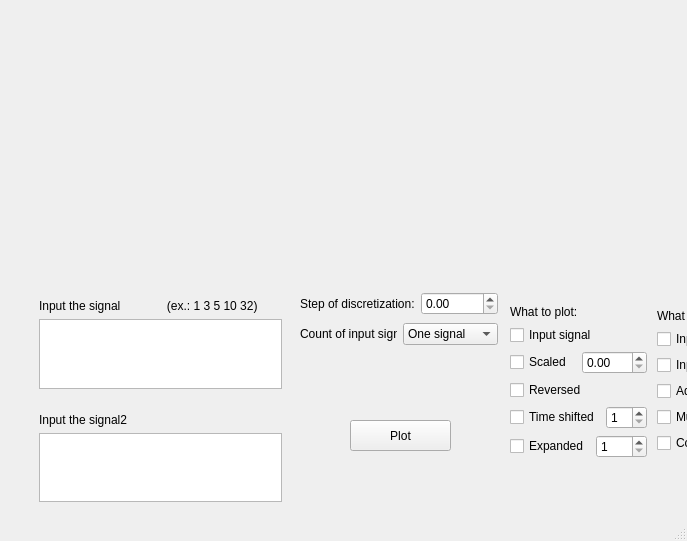
<?xml version="1.0" encoding="UTF-8"?>
<ui version="4.0">
 <class>MainWindow</class>
 <widget class="QMainWindow" name="MainWindow">
  <property name="geometry">
   <rect>
    <x>0</x>
    <y>0</y>
    <width>687</width>
    <height>541</height>
   </rect>
  </property>
  <property name="windowTitle">
   <string>MainWindow</string>
  </property>
  <widget class="QWidget" name="centralwidget">
   <widget class="QCustomPlot" name="customPlot" native="true">
    <property name="geometry">
     <rect>
      <x>29</x>
      <y>19</y>
      <width>631</width>
      <height>241</height>
     </rect>
    </property>
   </widget>
   <widget class="QPushButton" name="pb_plot">
    <property name="geometry">
     <rect>
      <x>350</x>
      <y>420</y>
      <width>101</width>
      <height>31</height>
     </rect>
    </property>
    <property name="text">
     <string>Plot</string>
    </property>
   </widget>
   <widget class="QWidget" name="layoutWidget">
    <property name="geometry">
     <rect>
      <x>300</x>
      <y>290</y>
      <width>198</width>
      <height>57</height>
     </rect>
    </property>
    <layout class="QVBoxLayout" name="vl_mchoice">
     <item>
      <layout class="QHBoxLayout" name="horizontalLayout_4">
       <item>
        <widget class="QLabel" name="l_stepDscr">
         <property name="text">
          <string>Step of discretization:</string>
         </property>
        </widget>
       </item>
       <item>
        <widget class="QDoubleSpinBox" name="dsb_stepDscr"/>
       </item>
      </layout>
     </item>
     <item>
      <layout class="QHBoxLayout" name="horizontalLayout_5">
       <item>
        <widget class="QLabel" name="l_signalscount">
         <property name="text">
          <string>Count of input signals</string>
         </property>
        </widget>
       </item>
       <item>
        <widget class="QComboBox" name="cb_signalscount">
         <item>
          <property name="text">
           <string>One signal</string>
          </property>
         </item>
         <item>
          <property name="text">
           <string>Two signals</string>
          </property>
         </item>
        </widget>
       </item>
      </layout>
     </item>
    </layout>
   </widget>
   <widget class="QWidget" name="layoutWidget">
    <property name="geometry">
     <rect>
      <x>30</x>
      <y>290</y>
      <width>261</width>
      <height>221</height>
     </rect>
    </property>
    <layout class="QVBoxLayout" name="verticalLayout">
     <item>
      <widget class="QWidget" name="w_signal1" native="true">
       <property name="sizePolicy">
        <sizepolicy hsizetype="Fixed" vsizetype="Fixed">
         <horstretch>0</horstretch>
         <verstretch>0</verstretch>
        </sizepolicy>
       </property>
       <property name="baseSize">
        <size>
         <width>0</width>
         <height>0</height>
        </size>
       </property>
       <layout class="QVBoxLayout" name="vL_signal1">
        <item>
         <widget class="QLabel" name="l_insig1">
          <property name="text">
           <string>Input the signal              (ex.: 1 3 5 10 32)</string>
          </property>
         </widget>
        </item>
        <item>
         <widget class="QTextEdit" name="te_inputSignal1">
          <property name="sizePolicy">
           <sizepolicy hsizetype="Fixed" vsizetype="Fixed">
            <horstretch>0</horstretch>
            <verstretch>0</verstretch>
           </sizepolicy>
          </property>
         </widget>
        </item>
       </layout>
      </widget>
     </item>
     <item>
      <widget class="QWidget" name="w_signal2" native="true">
       <property name="sizePolicy">
        <sizepolicy hsizetype="Fixed" vsizetype="Fixed">
         <horstretch>0</horstretch>
         <verstretch>0</verstretch>
        </sizepolicy>
       </property>
       <layout class="QVBoxLayout" name="vL_signal2">
        <item>
         <widget class="QLabel" name="l_insig_2">
          <property name="text">
           <string>Input the signal2</string>
          </property>
         </widget>
        </item>
        <item>
         <widget class="QTextEdit" name="te_inputSignal2">
          <property name="sizePolicy">
           <sizepolicy hsizetype="Preferred" vsizetype="Preferred">
            <horstretch>0</horstretch>
            <verstretch>0</verstretch>
           </sizepolicy>
          </property>
         </widget>
        </item>
       </layout>
      </widget>
     </item>
     <item>
      <spacer name="verticalSpacer">
       <property name="orientation">
        <enum>Qt::Vertical</enum>
       </property>
       <property name="sizeHint" stdset="0">
        <size>
         <width>20</width>
         <height>40</height>
        </size>
       </property>
      </spacer>
     </item>
    </layout>
   </widget>
   <widget class="QWidget" name="layoutWidget">
    <property name="geometry">
     <rect>
      <x>510</x>
      <y>290</y>
      <width>306</width>
      <height>223</height>
     </rect>
    </property>
    <layout class="QHBoxLayout" name="horizontalLayout_6">
     <property name="spacing">
      <number>0</number>
     </property>
     <property name="topMargin">
      <number>0</number>
     </property>
     <item>
      <widget class="QWidget" name="w_wtp1" native="true">
       <property name="sizePolicy">
        <sizepolicy hsizetype="Fixed" vsizetype="Fixed">
         <horstretch>0</horstretch>
         <verstretch>0</verstretch>
        </sizepolicy>
       </property>
       <layout class="QVBoxLayout" name="vL_wtp1">
        <property name="leftMargin">
         <number>0</number>
        </property>
        <property name="topMargin">
         <number>10</number>
        </property>
        <item>
         <widget class="QLabel" name="l_vl1">
          <property name="text">
           <string>What to plot:</string>
          </property>
         </widget>
        </item>
        <item>
         <widget class="QCheckBox" name="cb_input">
          <property name="text">
           <string>Input signal</string>
          </property>
         </widget>
        </item>
        <item>
         <layout class="QHBoxLayout" name="horizontalLayout">
          <item>
           <widget class="QCheckBox" name="cb_scaled">
            <property name="text">
             <string>Scaled</string>
            </property>
            <property name="checked">
             <bool>false</bool>
            </property>
           </widget>
          </item>
          <item>
           <widget class="QDoubleSpinBox" name="dsb_scaled"/>
          </item>
         </layout>
        </item>
        <item>
         <widget class="QCheckBox" name="cb_reversed">
          <property name="text">
           <string>Reversed</string>
          </property>
         </widget>
        </item>
        <item>
         <layout class="QHBoxLayout" name="horizontalLayout_2">
          <item>
           <widget class="QCheckBox" name="cb_timeShifted">
            <property name="text">
             <string>Time shifted</string>
            </property>
           </widget>
          </item>
          <item>
           <widget class="QSpinBox" name="sb_timeShifted">
            <property name="minimum">
             <number>1</number>
            </property>
           </widget>
          </item>
         </layout>
        </item>
        <item>
         <layout class="QHBoxLayout" name="horizontalLayout_3">
          <item>
           <widget class="QCheckBox" name="cb_expanded">
            <property name="text">
             <string>Expanded</string>
            </property>
           </widget>
          </item>
          <item>
           <widget class="QSpinBox" name="sb_expanded">
            <property name="minimum">
             <number>1</number>
            </property>
           </widget>
          </item>
         </layout>
        </item>
        <item>
         <spacer name="verticalSpacer_3">
          <property name="orientation">
           <enum>Qt::Vertical</enum>
          </property>
          <property name="sizeHint" stdset="0">
           <size>
            <width>20</width>
            <height>40</height>
           </size>
          </property>
         </spacer>
        </item>
       </layout>
      </widget>
     </item>
     <item>
      <widget class="QWidget" name="w_wtp2" native="true">
       <property name="sizePolicy">
        <sizepolicy hsizetype="Fixed" vsizetype="Fixed">
         <horstretch>0</horstretch>
         <verstretch>0</verstretch>
        </sizepolicy>
       </property>
       <layout class="QVBoxLayout" name="vL_wtp2">
        <property name="leftMargin">
         <number>1</number>
        </property>
        <property name="topMargin">
         <number>1</number>
        </property>
        <property name="rightMargin">
         <number>1</number>
        </property>
        <property name="bottomMargin">
         <number>1</number>
        </property>
        <item>
         <widget class="QLabel" name="l_vl2">
          <property name="text">
           <string>What to plot:</string>
          </property>
         </widget>
        </item>
        <item>
         <widget class="QCheckBox" name="cb_input1">
          <property name="text">
           <string>Input signal1</string>
          </property>
         </widget>
        </item>
        <item>
         <widget class="QCheckBox" name="cb_input2">
          <property name="text">
           <string>Input signal2</string>
          </property>
         </widget>
        </item>
        <item>
         <widget class="QCheckBox" name="cb_addition">
          <property name="text">
           <string>Addition</string>
          </property>
         </widget>
        </item>
        <item>
         <widget class="QCheckBox" name="cb_multiplication">
          <property name="text">
           <string>Multiplication</string>
          </property>
         </widget>
        </item>
        <item>
         <widget class="QCheckBox" name="cb_conv">
          <property name="text">
           <string>Convolution</string>
          </property>
         </widget>
        </item>
        <item>
         <spacer name="verticalSpacer_2">
          <property name="orientation">
           <enum>Qt::Vertical</enum>
          </property>
          <property name="sizeHint" stdset="0">
           <size>
            <width>20</width>
            <height>40</height>
           </size>
          </property>
         </spacer>
        </item>
       </layout>
      </widget>
     </item>
     <item>
      <spacer name="horizontalSpacer">
       <property name="orientation">
        <enum>Qt::Horizontal</enum>
       </property>
       <property name="sizeHint" stdset="0">
        <size>
         <width>40</width>
         <height>20</height>
        </size>
       </property>
      </spacer>
     </item>
    </layout>
   </widget>
  </widget>
  <widget class="QMenuBar" name="menubar">
   <property name="geometry">
    <rect>
     <x>0</x>
     <y>0</y>
     <width>687</width>
     <height>20</height>
    </rect>
   </property>
  </widget>
  <widget class="QStatusBar" name="statusbar"/>
 </widget>
 <customwidgets>
  <customwidget>
   <class>QCustomPlot</class>
   <extends>QWidget</extends>
   <header>qcustomplot.h</header>
   <container>1</container>
  </customwidget>
 </customwidgets>
 <resources/>
 <connections/>
</ui>
